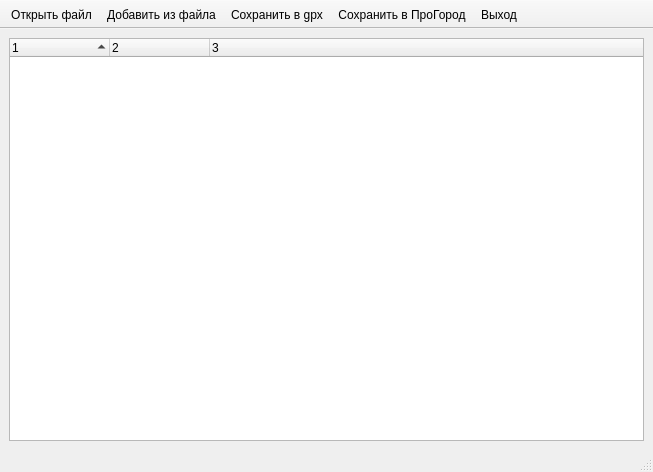
<?xml version="1.0" encoding="UTF-8"?>
<ui version="4.0">
 <class>MainWindow</class>
 <widget class="QMainWindow" name="MainWindow">
  <property name="geometry">
   <rect>
    <x>0</x>
    <y>0</y>
    <width>653</width>
    <height>472</height>
   </rect>
  </property>
  <property name="windowTitle">
   <string>MainWindow</string>
  </property>
  <widget class="QWidget" name="centralwidget">
   <layout class="QVBoxLayout" name="verticalLayout">
    <item>
     <widget class="QTreeWidget" name="treeWidget">
      <property name="sortingEnabled">
       <bool>true</bool>
      </property>
      <property name="animated">
       <bool>true</bool>
      </property>
      <property name="allColumnsShowFocus">
       <bool>true</bool>
      </property>
      <property name="headerHidden">
       <bool>false</bool>
      </property>
      <property name="expandsOnDoubleClick">
       <bool>false</bool>
      </property>
      <property name="columnCount">
       <number>3</number>
      </property>
      <attribute name="headerShowSortIndicator" stdset="0">
       <bool>true</bool>
      </attribute>
      <column>
       <property name="text">
        <string notr="true">1</string>
       </property>
      </column>
      <column>
       <property name="text">
        <string notr="true">2</string>
       </property>
      </column>
      <column>
       <property name="text">
        <string notr="true">3</string>
       </property>
      </column>
     </widget>
    </item>
   </layout>
  </widget>
  <widget class="QStatusBar" name="statusbar"/>
  <widget class="QToolBar" name="toolBar">
   <property name="windowTitle">
    <string>toolBar</string>
   </property>
   <property name="movable">
    <bool>false</bool>
   </property>
   <property name="floatable">
    <bool>false</bool>
   </property>
   <attribute name="toolBarArea">
    <enum>TopToolBarArea</enum>
   </attribute>
   <attribute name="toolBarBreak">
    <bool>false</bool>
   </attribute>
   <addaction name="action_open_file"/>
   <addaction name="action_append_from_file"/>
   <addaction name="action_save_gpx"/>
   <addaction name="action_export_fav"/>
   <addaction name="action_exit"/>
  </widget>
  <action name="action_export_fav">
   <property name="text">
    <string>Сохранить в ПроГород</string>
   </property>
  </action>
  <action name="action_save_gpx">
   <property name="text">
    <string>Сохранить в gpx</string>
   </property>
  </action>
  <action name="action_exit">
   <property name="text">
    <string>Выход</string>
   </property>
  </action>
  <action name="action_check_all">
   <property name="text">
    <string>Отметить все</string>
   </property>
  </action>
  <action name="action_uncheck_all">
   <property name="text">
    <string>Сбросить выбор</string>
   </property>
  </action>
  <action name="action_append_from_file">
   <property name="text">
    <string>Добавить из файла</string>
   </property>
   <property name="toolTip">
    <string>Добавить из файла</string>
   </property>
  </action>
  <action name="action_open_file">
   <property name="text">
    <string>Открыть файл</string>
   </property>
  </action>
  <action name="action_del_from_list">
   <property name="text">
    <string>Удалить из списка</string>
   </property>
  </action>
 </widget>
 <resources/>
 <connections/>
</ui>
